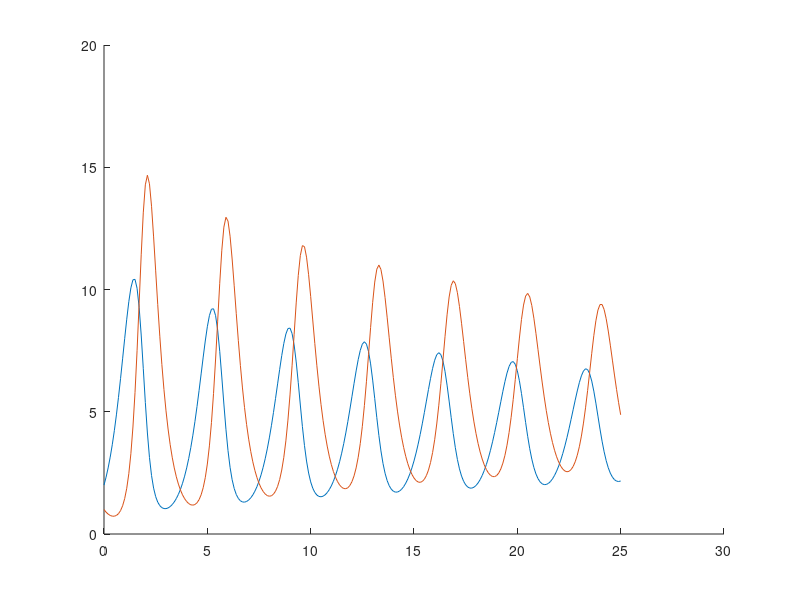
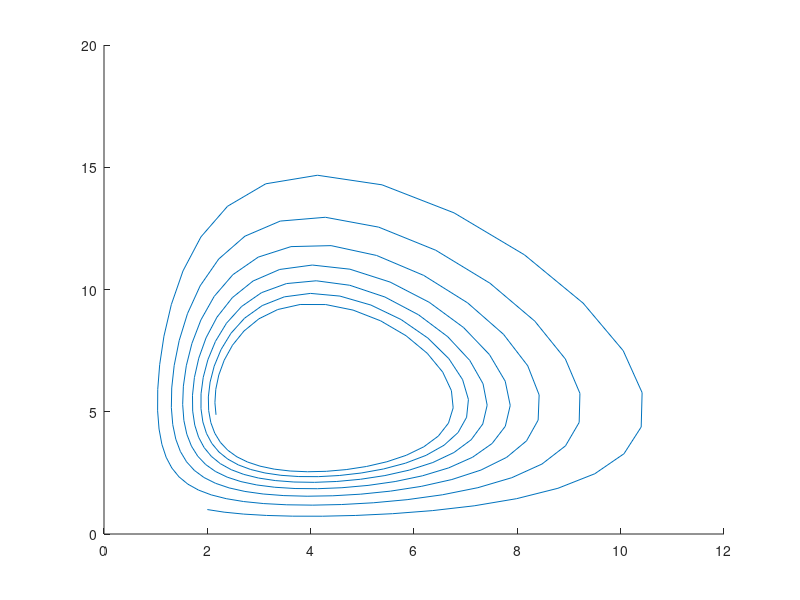

These charts were generated, in order, by the following MATLAB code:
# EJERCICIO 8 RELACION PVI #

clear all;
clc;
more off;

function y=F(t,x)
  y = [x(1)*(2-0.05*x(1)-x(2)/3),x(2)*(-2+0.5*x(1))];
endfunction
%
a=0; b=25; h=0.1;
n=(b-a)/h;
x=ones(2,n+1);
t=zeros(1,n+1);
x(1,1)=2;
x(2,1)=1;

for i=2:n+1
  t(i)=t(i-1)+h;
  x(1:2,i)=[x(1,i-1),x(2,i-1)]+h/4*(F(t(i-1),x(1:2,i-1))+3*F(t(i-1)+2/3*h,x(1:2,i-1)+2/3*h*F(t(i-1),x(1:2,i-1))));
endfor
%
figure(1); clf; hold on;
plot(t(:),x(1,:));
plot(t(:),x(2,:));
hold off;

figure(2); clf; hold on;
plot(x(1,:),x(2,:));
hold off;